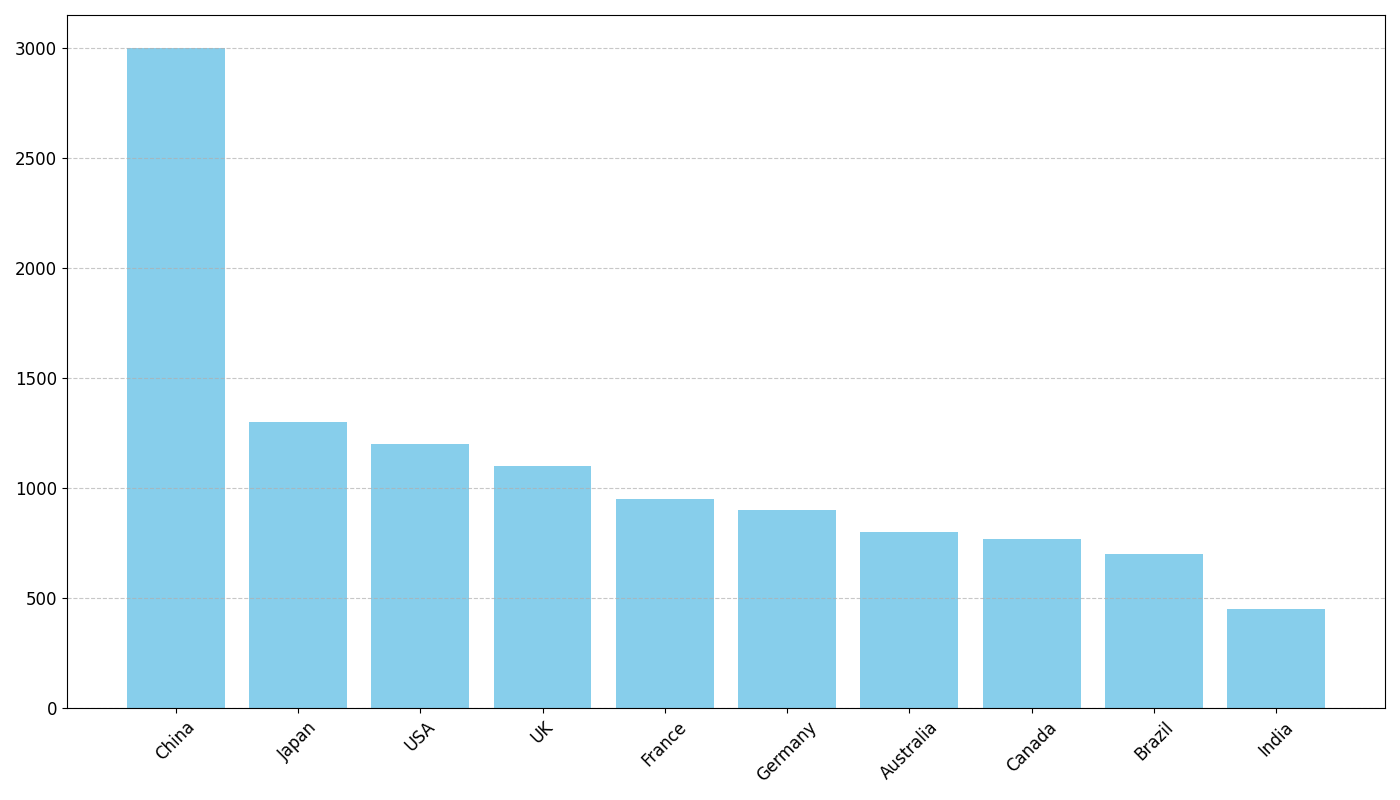

Write Python code to recreate this figure.
import matplotlib.pyplot as plt
import numpy as np

# Data
countries = ['USA', 'China', 'Germany', 'Brazil', 'India', 'UK', 'France', 'Australia', 'Canada', 'Japan']
urban_parks = np.array([1200, 3000, 900, 700, 450, 1100, 950, 800, 770, 1300])

# Sort data by number of urban parks in descending order
sorted_indices = np.argsort(-urban_parks)
sorted_countries = [countries[i] for i in sorted_indices]
sorted_urban_parks = urban_parks[sorted_indices]

# Plot
plt.figure(figsize=(14, 8))
plt.bar(sorted_countries, sorted_urban_parks, color='skyblue')

# Enhancements
plt.xticks(rotation=45, fontsize=12)
plt.yticks(fontsize=12)
plt.grid(axis='y', linestyle='--', alpha=0.7)

# Display the plot
plt.tight_layout()
plt.show()
